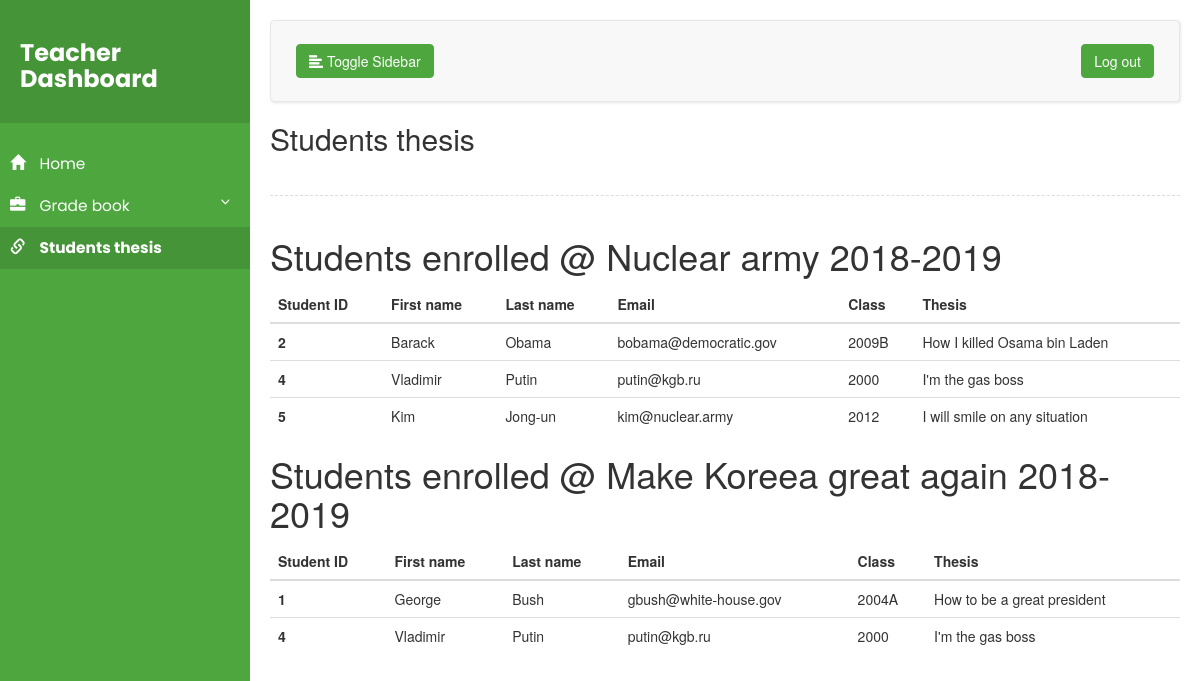
Screenshot of /studentsThesis.php (signed in) with the database file from the repository.
### tables this page shows
CREATE TABLE IF NOT EXISTS student
(
    id         INT(4) UNSIGNED AUTO_INCREMENT PRIMARY KEY,
    first_name VARCHAR(30) NOT NULL,
    last_name  VARCHAR(30) NOT NULL,
    email      VARCHAR(30) NOT NULL,
    class      VARCHAR(10) NOT NULL
);

CREATE TABLE IF NOT EXISTS thesis
(
    student_id INT(4) UNSIGNED PRIMARY KEY,
    title      VARCHAR(50),
    FOREIGN KEY (student_id) REFERENCES student (id) ON DELETE CASCADE
);

### classes/Teacher.php (called while the page is built, shortened)
<?php
class Teacher
{
    private $id;
    public function getCourses()
    {
        $sql = "SELECT course_name FROM course WHERE teacher_id=\"" . $this->id . "\"";
        $conn = connectToDB();
        $result = $conn->query($sql);
        if ($result->num_rows > 0) {
            $courses[0] = 1;
            $iterator = 0;
            while ($row = $result->fetch_assoc()) {
                $courses[$iterator++] = $row['course_name'];
            }
            return $courses;
        }
        return -1;
    }
}

### classes/Course.php (called while the page is built, shortened)
<?php
require_once 'Student.php';
class Course
{
    private $id;
    private $courseName;
    public function setCourseName($courseName)
    {
        $this->courseName = $courseName;
    }
    public function getEnrolledStudentsForAcademicYear($academicYear)
    {
        $this->getIDForCourseName();
        $sql = "SELECT s.id, s.first_name, s.last_name, s.email, s.class FROM student s, student2course"
            . " WHERE course_id=$this->id AND student_id=s.id AND student2course.academic_year=\""
            . $academicYear . "\"ORDER BY s.id ASC";
        $conn = connectToDB();
        $students[0] = 0;
        $iterator = 0;
        $result = $conn->query($sql);
        if ($result->num_rows > 0) {
            while ($row = $result->fetch_assoc()) {
                $student = new Student();
                $student->setId($row['id']);
                $student->setFirstName($row['first_name']);
                $student->setLastName($row['last_name']);
                $student->setEmail($row['email']);
                $student->setClass($row['class']);
                $students[$iterator] = serialize($student);
                $iterator++;
            }
            return serialize($students);
        }
        return serialize(-1);
    }
    private function getIDForCourseName()
    {
        $sql = "SELECT DISTINCT id FROM course WHERE course_name = \"" . $this->courseName . "\"";
        $conn = connectToDB();
        $result = $conn->query($sql);
        if ($result->num_rows == 1) {
            $row = $result->fetch_assoc();
            $this->id = $row['id'];
            return;
        }
        $this->id = -1;
    }
}

### classes/Student.php (called while the page is built, shortened)
<?php
class Student
{
    public $id;
    public $firstName;
    public $lastName;
    public $email;
    public $class;
    public function getFirstName()
    {
        return $this->firstName;
    }
    public function setFirstName($firstName)
    {
        $this->firstName = $firstName;
    }
    public function getLastName()
    {
        return $this->lastName;
    }
    public function setLastName($lastName)
    {
        $this->lastName = $lastName;
    }
    public function getEmail()
    {
        return $this->email;
    }
    public function setEmail($email)
    {
        $this->email = $email;
    }
    public function getClass()
    {
        return $this->class;
    }
    public function setClass($class)
    {
        $this->class = $class;
    }
    public function getThesisTitle(){
        $sql="SELECT title FROM thesis WHERE student_id=\"".$this->getId()."\"";
        $conn = connectToDB();
        $result = $conn->query($sql);
        if ($result->num_rows == 1) {
            return ($result->fetch_assoc()['title']);
        }
    }
    public function getId()
    {
        return $this->id;
    }
    public function setId($id)
    {
        $this->id = $id;
    }
}
?>

### studentsThesis.php (the view, shortened to what this page needs)
<?php
require('classes/Teacher.php');
require_once('classes/Course.php');
require_once('classes/Student.php');
?>
<!DOCTYPE html>
<html lang="en">
<head>
    <link rel="stylesheet" href="css/collapsable.css">
    <link rel="stylesheet" href="https://maxcdn.bootstrapcdn.com/bootstrap/3.3.7/css/bootstrap.min.css">
</head>
<body>
<div class="wrapper">
    <nav id="sidebar">
        <div class="sidebar-header">
            <h3><b>Teacher Dashboard</b></h3>
        </div>
        <ul class="list-unstyled components">
            <li>
                <a href="dashboard.php" aria-expanded="false">
                    <i class="glyphicon glyphicon-home"></i>
                    Home
                </a>
            </li>
            <li>
                <a href="#homeSubmenu" data-toggle="collapse" aria-expanded="false">
                    <i class="glyphicon glyphicon-briefcase"></i>
                    Grade book
                </a>
            </li>
            <li class="active">
                <a href="studentsThesis.php">
                    <i class="glyphicon glyphicon-link"></i>
                    <b>Students thesis</b>
                </a>
            </li>
        </ul>
    </nav>
    <div id="content">
        <nav class="navbar navbar-default">
            <div class="container-fluid">
                <div class="navbar-header" id="navbar-header">
                    <button type="button" id="sidebarCollapse" class="btn btn-info navbar-btn">
                        <i class="glyphicon glyphicon-align-left"></i>
                        <span>Toggle Sidebar</span>
                    </button>
                    <a href="logout.php">
                        <button type="button" class="btn btn-info navbar-btn" id="log-out-button">Log out</button>
                    </a>
                </div>
            </div>
        </nav>
        <h2>Students thesis</h2>
        <div class="line"></div>
        <?php
        $teacher = unserialize($_SESSION['currentUser']);
        $courses = $teacher->getCourses();
        foreach ($courses as $courseName) {
            $course = new Course();
            $course->setCourseName($courseName);
            $academicYear = '2018-2019';
            $students = unserialize($course->getEnrolledStudentsForAcademicYear($academicYear));
            if (-1 == $students) {
                ?>
                <h1>No student enrolled @ <?php echo $courseName . " " . $academicYear ?></h1>
            <?php } else {
                ?>
                <h1>Students enrolled @ <?php echo $courseName . " " . $academicYear ?></h1>
                <table class="table">
                    <thead class="thead-dark">
                    <tr>
                        <th scope="col">Student ID</th>
                        <th scope="col">First name</th>
                        <th scope="col">Last name</th>
                        <th scope="col">Email</th>
                        <th scope="col">Class</th>
                        <th scope="col">Thesis</th>
                    </tr>
                    </thead>
                    <tbody>
                    <?
                    foreach ($students as $serializedStudent) {
                        $student = (unserialize($serializedStudent));
                        ?>
                        <tr>
                            <?php
                            echo "<th scope=\"row\">" . $student->getId() . "</th>";
                            echo "<td>" . $student->getFirstName() . "</td>";
                            echo "<td>" . $student->getLastName() . "</td>";
                            echo "<td>" . $student->getEmail() . "</td>";
                            echo "<td>" . $student->getClass() . "</td>";
                            echo "<td>" . $student->getThesisTitle() . "</td>";
                            ?>
                        </tr>
                    <?php } ?>
                    </tbody>
                </table>
            <?php } ?>
        <?php }
        ?>
    </div>
</div>
</body>
</html>

### css/collapsable.css (style rules this page uses)
#sidebar { font-family: 'Poppins', sans-serif; }
#log-out-button { float: right; }
#navbar-header { width: 100%; margin: auto; }
#sidebar ul li a { color: #fff; }
.wrapper { max-width: 100%; }
body { font-family: 'Poppins', sans-serif; background: #fafafa; }
a, a:hover, a:focus { color: inherit; text-decoration: none; transition: all 0.3s; }
.navbar { padding: 15px 10px; background: #fff; border: none; border-radius: 0; margin-bottom: 40px; box-shadow: 1px 1px 3px rgba(0, 0, 0, 0.1); }
.navbar-btn { box-shadow: none; outline: none !important; border: none; }
.line { width: 100%; height: 1px; border-bottom: 1px dashed #ddd; margin: 40px 0; }
i, span { display: inline-block; }
#content { width: 100%; }
.wrapper { display: flex; align-items: stretch; }
#sidebar { min-width: 250px; max-width: 250px; background: #4ea63f; color: #fff; transition: all 0.3s; }
#sidebar ul li a { text-align: left; }
#sidebar .sidebar-header { padding: 20px; background: #459438; }
#sidebar ul.components { padding: 20px 0; }
#sidebar ul li a { padding: 10px; font-size: 1.1em; display: block; }
#sidebar ul li a i { margin-right: 10px; }
#sidebar ul li.active > a, a[aria-expanded="true"] { color: #fff; background: #459438; }
a[data-toggle="collapse"] { position: relative; }
a[aria-expanded="false"]::before, a[aria-expanded="true"]::before { content: '\e259'; display: block; position: absolute; right: 20px; font-family: 'Glyphicons Halflings'; font-size: 0.6em; }
#content { padding: 20px; min-height: 100vh; transition: all 0.3s; }
.btn-info { background-color: #4ea63f !important; border-color: #4ea63f !important; }

### rows the page displays
student: id "2", first_name "Barack", last_name "Obama", email "bobama@democratic.gov", class "2009B", thesis.title "How I killed Osama bin Laden"
student: id "4", first_name "Vladimir", last_name "Putin", email "putin@kgb.ru", class "2000"
thesis: title "I'm the gas boss"
student: id "5", first_name "Kim", last_name "Jong-un", email "kim@nuclear.army", class "2012", thesis.title "I will smile on any situation"
student: id "1", first_name "George", last_name "Bush", email "gbush@white-house.gov", class "2004A", thesis.title "How to be a great president"

### other values shown
$courseName "Nuclear army"
$courseName "Make Koreea great again"
